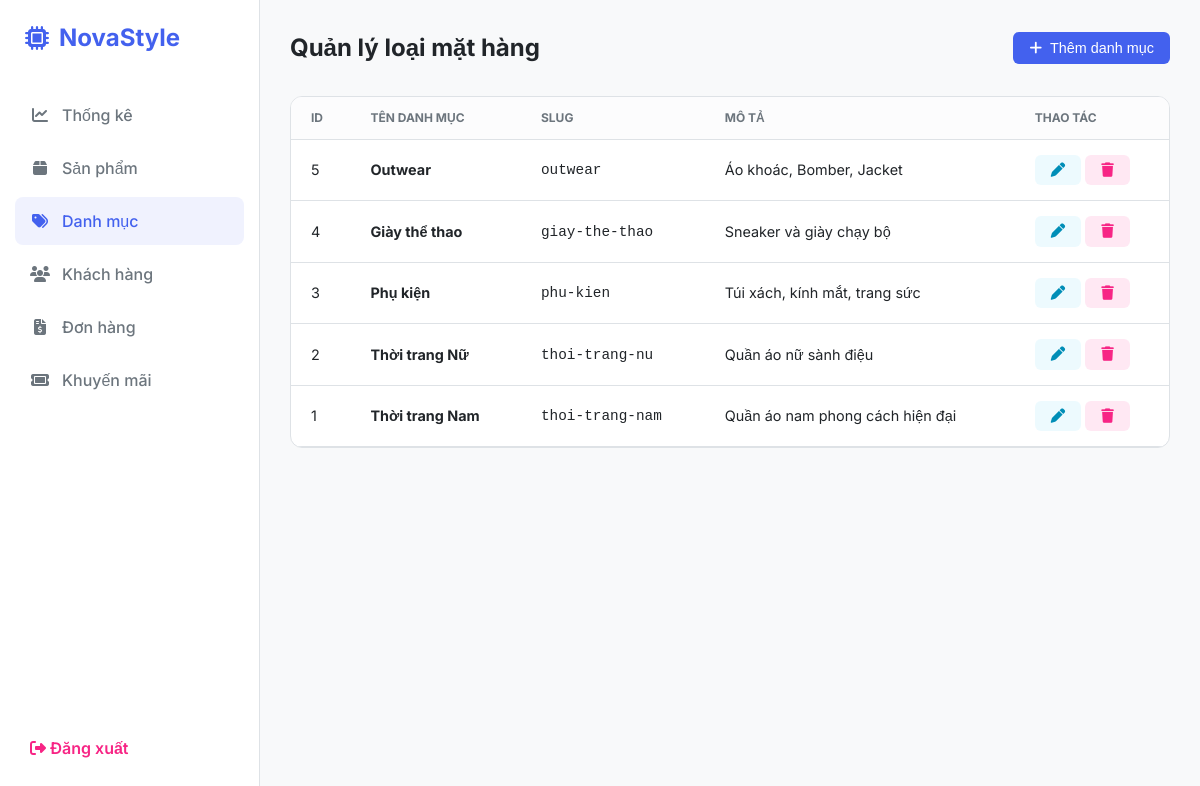
The app's page /admin.php?tab=categories (signed in) with its own data.
### tables this page shows
CREATE TABLE `categories` (
  `id` int(11) NOT NULL AUTO_INCREMENT,
  `name` varchar(50) NOT NULL,
  `slug` varchar(50) NOT NULL,
  `description` text,
  PRIMARY KEY (`id`),
  UNIQUE KEY `slug` (`slug`)
);

### admin.php (the view, shortened to what this page needs)
<?php
require_once 'db.php';
$categories = $conn->query("SELECT * FROM categories ORDER BY id DESC")->fetchAll();
$active_tab = $_GET['tab'] ?? $active_tab ?? 'dashboard';
?>
<!DOCTYPE html>
<html lang="vi">
<head>
    <link rel="stylesheet" href="https://cdnjs.cloudflare.com/ajax/libs/font-awesome/6.4.0/css/all.min.css">
</head>
<body>
<div class="admin-container">
    <aside class="sidebar">
        <div class="logo">
            <a href="index.php" style="text-decoration: none; color: inherit; display: flex; align-items: center; gap: 10px;">
                <i class="fa-solid fa-microchip"></i> NovaStyle
            </a>
        </div>
        <ul class="menu">
            <li class="menu-item"><a href="?tab=dashboard" class="menu-link <?= $active_tab == 'dashboard' ? 'active' : '' ?>"><i class="fa-solid fa-chart-line"></i> Thống kê</a></li>
            <li class="menu-item"><a href="?tab=products" class="menu-link <?= $active_tab == 'products' ? 'active' : '' ?>"><i class="fa-solid fa-box"></i> Sản phẩm</a></li>
            <li class="menu-item"><a href="?tab=categories" class="menu-link <?= $active_tab == 'categories' ? 'active' : '' ?>"><i class="fa-solid fa-tags"></i> Danh mục</a></li>
            <li class="menu-item"><a href="?tab=customers" class="menu-link <?= $active_tab == 'customers' ? 'active' : '' ?>"><i class="fa-solid fa-users"></i> Khách hàng</a></li>
            <li class="menu-item"><a href="?tab=orders" class="menu-link <?= $active_tab == 'orders' ? 'active' : '' ?>"><i class="fa-solid fa-file-invoice-dollar"></i> Đơn hàng</a></li>
            <li class="menu-item"><a href="?tab=vouchers" class="menu-link <?= $active_tab == 'vouchers' ? 'active' : '' ?>"><i class="fa-solid fa-ticket"></i> Khuyến mãi</a></li>
        </ul>
        <div style="padding: 20px 30px;"><a href="logout.php" style="color: var(--danger); text-decoration: none; font-weight: 600;"><i class="fa-solid fa-right-from-bracket"></i> Đăng xuất</a></div>
    </aside>
    <main class="main-content">
        <?php if ($active_tab == 'categories'): ?>
            <div class="header">
                <h1>Quản lý loại mặt hàng</h1>
                <button class="btn btn-primary" onclick="openCategoryModal()"><i class="fa-solid fa-plus"></i> Thêm danh mục</button>
            </div>
            <div class="card">
                <div class="table-responsive">
                    <table>
                        <thead>
                            <tr>
                                <th>ID</th>
                                <th>Tên danh mục</th>
                                <th>Slug</th>
                                <th>Mô tả</th>
                                <th>Thao tác</th>
                            </tr>
                        </thead>
                        <tbody>
                            <?php foreach($categories as $c): ?>
                            <tr>
                                <td><?= $c['id'] ?></td>
                                <td><strong><?= htmlspecialchars($c['name']) ?></strong></td>
                                <td><code><?= $c['slug'] ?></code></td>
                                <td><?= htmlspecialchars($c['description']) ?></td>
                                <td>
                                    <button class="btn btn-success" onclick="openCategoryModal(true, '<?= $c['id'] ?>', '<?= addslashes($c['name']) ?>', '<?= $c['slug'] ?>', '<?= addslashes($c['description']) ?>')"><i class="fa-solid fa-pen"></i></button>
                                    <a href="?delete_category=<?= $c['id'] ?>" class="btn btn-danger" onclick="return confirm('Xóa danh mục sẽ xóa toàn bộ sản phẩm thuộc danh mục này. Bạn chắc chứ?')"><i class="fa-solid fa-trash"></i></a>
                                </td>
                            </tr>
                            <?php endforeach; ?>
                        </tbody>
                    </table>
                </div>
            </div>
        <?php endif; ?>
    </main>
</div>
</body>
</html>

### admin.php (style rules this page uses)
:root { --primary: #4361ee; --secondary: #7209b7; --success: #4cc9f0; --danger: #f72585; --warning: #ff9f1c; --bg-body: #f8f9fa; --bg-sidebar: #ffffff; --text-main: #212529; --text-muted: #6c757d; --border: #dee2e6; }
* { margin: 0; padding: 0; box-sizing: border-box; }
body { font-family: 'Inter', sans-serif; background: var(--bg-body); color: var(--text-main); line-height: 1.5; }
.admin-container { display: flex; min-height: 100vh; }
.sidebar { width: 260px; background: var(--bg-sidebar); border-right: 1px solid var(--border); padding: 20px 0; display: flex; flex-direction: column; position: fixed; height: 100vh; }
.logo { padding: 0 25px 30px; font-size: 1.5rem; font-weight: 700; color: var(--primary); display: flex; align-items: center; gap: 10px; }
.menu { list-style: none; flex: 1; }
.menu-item { margin: 5px 15px; }
.menu-link { display: flex; align-items: center; gap: 12px; padding: 12px 15px; text-decoration: none; color: var(--text-muted); border-radius: 8px; transition: all 0.3s; font-weight: 500; }
.menu-link:hover, .menu-link.active { background: rgba(67, 97, 238, 0.08); color: var(--primary); }
.menu-link i { width: 20px; text-align: center; }
.main-content { flex: 1; margin-left: 260px; padding: 30px; }
.header { display: flex; justify-content: space-between; align-items: center; margin-bottom: 30px; }
.header h1 { font-size: 1.5rem; font-weight: 700; }
.card { background: #fff; border-radius: 12px; border: 1px solid var(--border); overflow: hidden; margin-bottom: 30px; }
.btn { padding: 8px 16px; border-radius: 6px; border: none; cursor: pointer; font-weight: 500; display: inline-flex; align-items: center; gap: 8px; text-decoration: none; font-size: 0.9rem; }
.btn-primary { background: var(--primary); color: #fff; }
.btn-danger { background: rgba(247, 37, 133, 0.1); color: var(--danger); }
.btn-success { background: rgba(76, 201, 240, 0.1); color: #008eb7; }
.table-responsive { overflow-x: auto; }
table { width: 100%; border-collapse: collapse; }
th { background: #fcfcfd; padding: 12px 20px; text-align: left; font-size: 0.75rem; color: var(--text-muted); text-transform: uppercase; border-bottom: 1px solid var(--border); }
td { padding: 15px 20px; border-bottom: 1px solid var(--border); font-size: 0.9rem; vertical-align: middle; }

### records on screen
categories: id "5", name "Outwear", slug "outwear", description "Áo khoác, Bomber, Jacket"
categories: id "4", name "Giày thể thao", slug "giay-the-thao", description "Sneaker và giày chạy bộ"
categories: id "3", name "Phụ kiện", slug "phu-kien", description "Túi xách, kính mắt, trang sức"
categories: id "2", name "Thời trang Nữ", slug "thoi-trang-nu", description "Quần áo nữ sành điệu"
categories: id "1", name "Thời trang Nam", slug "thoi-trang-nam", description "Quần áo nam phong cách hiện đại"
